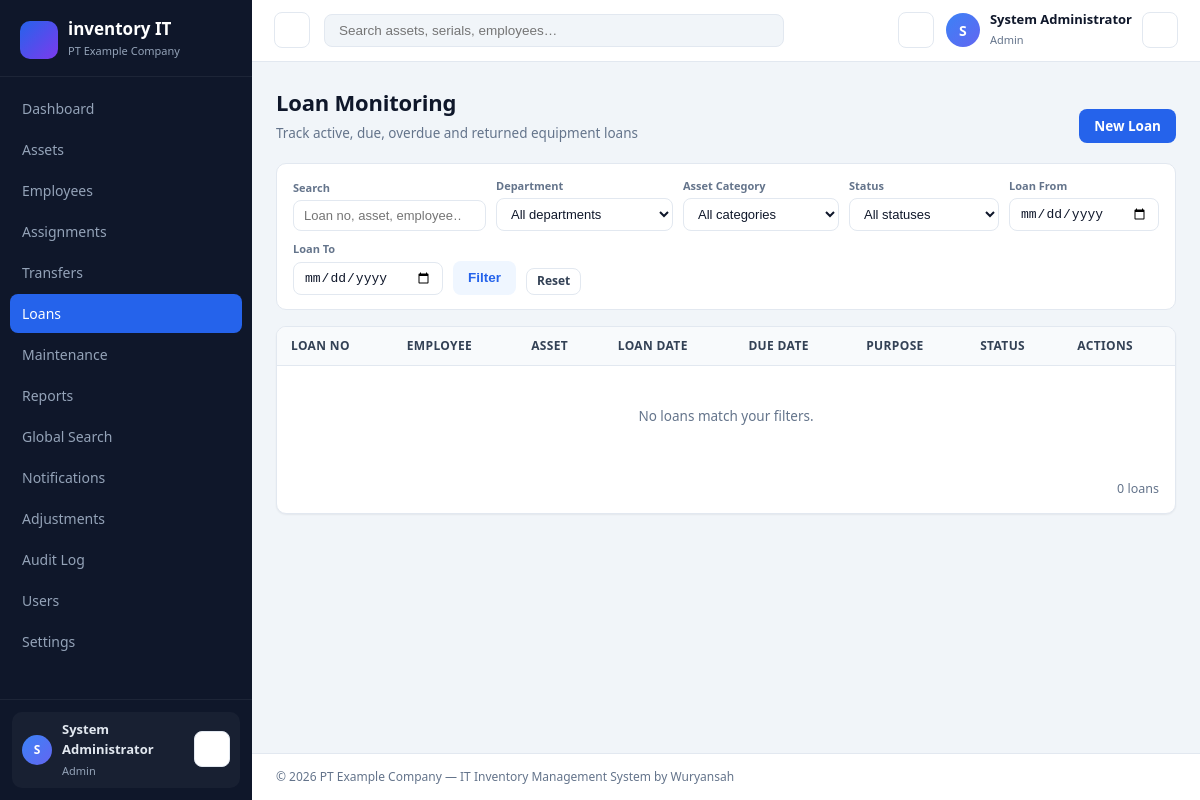
Page /index.php/loans (signed in) on the committed database.
### tables this page shows
CREATE TABLE IF NOT EXISTS `settings` (
  `id` INT UNSIGNED NOT NULL AUTO_INCREMENT,
  `key` VARCHAR(100) NOT NULL,
  `value` TEXT NULL,
  `created_at` DATETIME NOT NULL,
  `updated_at` DATETIME NULL,
  PRIMARY KEY (`id`),
  UNIQUE KEY `uq_settings_key` (`key`)
);

CREATE TABLE IF NOT EXISTS `users` (
  `id` INT UNSIGNED NOT NULL AUTO_INCREMENT,
  `name` VARCHAR(100) NOT NULL,
  `email` VARCHAR(190) NOT NULL,
  `password` VARCHAR(255) NOT NULL,
  `role` ENUM('admin','staff','employee') NOT NULL DEFAULT 'staff',
  `employee_id` INT UNSIGNED NULL,
  `is_active` TINYINT(1) NOT NULL DEFAULT 1,
  `last_login_at` DATETIME NULL,
  `created_at` DATETIME NOT NULL,
  `updated_at` DATETIME NULL,
  PRIMARY KEY (`id`),
  UNIQUE KEY `uq_users_email` (`email`)
);

### views/loans/index.php (the view, shortened to what the rows shown need)
<div class="page-head">
    <div>
        <h1 class="page-title">Loan Monitoring</h1>
        <p class="page-desc">Track active, due, overdue and returned equipment loans</p>
    </div>
    <div class="page-actions">
        <a class="btn btn-primary" href="<?= url('/loans/create') ?>"><?= svg_icon('plus') ?> New Loan</a>
    </div>
</div>
<form class="filter-bar" method="get" action="<?= url('/loans') ?>">
    <div class="filter-item" style="flex:1; min-width:180px;">
        <label>Search</label>
        <input class="input" type="search" name="q" value="<?= e($filters['q'] ?? '') ?>" placeholder="Loan no, asset, employee…">
    </div>
    <div class="filter-item">
        <label>Department</label>
        <select class="select" name="department">
            <option value="">All departments</option>
        </select>
    </div>
    <div class="filter-item">
        <label>Asset Category</label>
        <select class="select" name="category">
            <option value="">All categories</option>
        </select>
    </div>
    <div class="filter-item">
        <label>Status</label>
        <select class="select" name="status">
            <option value="">All statuses</option>
        </select>
    </div>
    <div class="filter-item">
        <label>Loan From</label>
        <input class="input" type="date" name="from" value="<?= e($filters['from'] ?? '') ?>">
    </div>
    <div class="filter-item">
        <label>Loan To</label>
        <input class="input" type="date" name="to" value="<?= e($filters['to'] ?? '') ?>">
    </div>
    <button class="btn btn-soft"><?= svg_icon('search') ?> Filter</button>
    <a class="btn btn-sm btn-outline" href="<?= url('/loans') ?>">Reset</a>
</form>
<div class="card table-card">
    <div class="table-wrap">
        <table class="table">
            <thead>
                <tr><th>Loan No</th><th>Employee</th><th>Asset</th><th>Loan Date</th><th>Due Date</th><th>Purpose</th><th>Status</th><th class="text-right">Actions</th></tr>
            </thead>
            <tbody>
            <?php if (!$list): ?>
                <tr><td colspan="8" class="table-empty">No loans match your filters.</td></tr>
            <?php endif; ?>
            </tbody>
        </table>
    </div>
    <div class="pagination">
        <?php
        $page = (int)$pagination['page']; $last = (int)$pagination['lastPage'];
        $mk = function (int $p) {
            $q = $_GET; unset($q['page']);
            if ($p > 1) $q['page'] = $p;
            return url('/loans') . ($q ? '?' . http_build_query($q) : '');
        };
        if ($last > 1): ?>
            <a class="page-link <?= $page <= 1 ? 'disabled' : '' ?>" href="<?= e($mk($page - 1)) ?>">‹</a>
            <?php for ($i = max(1, $page - 2); $i <= min($last, $page + 2); $i++): ?>
                <a class="page-link <?= $i === $page ? 'active' : '' ?>" href="<?= e($mk($i)) ?>"><?= $i ?></a>
            <?php endfor; ?>
            <a class="page-link <?= $page >= $last ? 'disabled' : '' ?>" href="<?= e($mk($page + 1)) ?>">›</a>
            <span class="pagination-info">Page <?= $page ?> of <?= $last ?> · <?= $pagination['total'] ?> loans</span>
        <?php else: ?>
            <span class="pagination-info"><?= $pagination['total'] ?> loans</span>
        <?php endif; ?>
    </div>
</div>

### app/Core/Router.php (shortened to what the rows shown need)
<?php
class Router
{
    private Request $request;
    private array $routes = [];
    public function __construct(Request $request)
    {
        $this->request = $request;
    }
    public function add(string $methods, string $pattern, string $handler, string $roles = 'auth'): void
    {
        $this->routes[] = compact('methods', 'pattern', 'handler', 'roles');
    }
    public function dispatch(): void
    {
        $uri = $this->request->uri;
        foreach ($this->routes as $route) {
            $allowedMethod = in_array($this->request->method, explode('|', $route['methods']), true);
            if (!$allowedMethod || !$this->match($route['pattern'], $uri)) {
                continue;
            }
            [$controller, $method] = explode('@', $route['handler']);
            Middleware::authorize($route['roles']);
            $instance = new $class();
            $reflection = new \ReflectionMethod($instance, $method);
            $args = [];
            foreach ($reflection->getParameters() as $i => $param) {
                $type = $param->getType();
                if ($type && !$type->isBuiltin() && $type->getName() === Request::class) {
                    $args[] = $this->request;
                    continue;
                }
            }
            $instance->{$method}(...$args);
            return;
        }
    }
    private function match(string $pattern, string $uri): bool
    {
        return (bool)preg_match($this->toRegex($pattern), $uri);
    }
    private function toRegex(string $pattern): string
    {
        $regex = preg_replace('#\{([a-zA-Z_][a-zA-Z0-9_]*)\}#', '(?P<$1>[^/]+)', $pattern);
        return '#^' . $regex . '$#';
    }
}

### views/layouts/app.php (shortened to what the rows shown need)
<!DOCTYPE html>
<html lang="en">
<head>
    <link rel="stylesheet" href="<?= asset_url('css/app.css') ?>">
</head>
<body>
<?php
$nav = [];
if (Auth::role() !== 'employee') {
    $nav[] = ['href' => '/', 'label' => 'Dashboard', 'icon' => 'home', 'module' => 'dashboard'];
} else {
    $nav[] = ['href' => '/my-assets', 'label' => 'My Equipment', 'icon' => 'package-check', 'module' => 'my-assets'];
}
if (Auth::isStaff()) {
    $nav[] = ['href' => '/assets', 'label' => 'Assets', 'icon' => 'box', 'module' => 'assets'];
    $nav[] = ['href' => '/employees', 'label' => 'Employees', 'icon' => 'users', 'module' => 'employees'];
    $nav[] = ['href' => '/assignments', 'label' => 'Assignments', 'icon' => 'user-check', 'module' => 'assignments'];
    $nav[] = ['href' => '/transfers', 'label' => 'Transfers', 'icon' => 'arrow-swap', 'module' => 'transfers'];
    $nav[] = ['href' => '/loans', 'label' => 'Loans', 'icon' => 'clock', 'module' => 'loans'];
    $nav[] = ['href' => '/maintenance', 'label' => 'Maintenance', 'icon' => 'wrench', 'module' => 'maintenance'];
    $nav[] = ['href' => '/reports', 'label' => 'Reports', 'icon' => 'chart', 'module' => 'reports'];
    $nav[] = ['href' => '/search', 'label' => 'Global Search', 'icon' => 'search', 'module' => 'search'];
}
$nav[] = ['href' => '/notifications', 'label' => 'Notifications', 'icon' => 'bell', 'module' => 'notifications'];
if (Auth::isAdmin()) {
    $nav[] = ['href' => '/adjustments', 'label' => 'Adjustments', 'icon' => 'sliders', 'module' => 'adjustments'];
    $nav[] = ['href' => '/audit', 'label' => 'Audit Log', 'icon' => 'shield', 'module' => 'audit'];
    $nav[] = ['href' => '/users', 'label' => 'Users', 'icon' => 'users', 'module' => 'users'];
    $nav[] = ['href' => '/settings', 'label' => 'Settings', 'icon' => 'settings', 'module' => 'settings'];
}
$user = $currentUser ?? Auth::user();
$unread = \App\Models\Notification::unreadCount();
$isStaff = Auth::isStaff();
?>
<div class="layout">
    <aside class="sidebar" id="sidebar">
        <div class="sidebar-brand">
            <span class="brand-mark"><?= svg_icon('box') ?></span>
            <div>
                <strong>inventory IT</strong>
                <small><?= e(setting('company_name', 'Inventory')) ?></small>
            </div>
        </div>
        <nav class="sidebar-nav">
            <?php foreach ($nav as $item): ?>
                <a href="<?= url($item['href']) ?>" class="nav-link<?= ($pageModule ?? '') === $item['module'] ? ' active' : '' ?>">
                    <span><?= e($item['label']) ?></span>
                </a>
            <?php endforeach; ?>
        </nav>
        <div class="sidebar-footer">
            <div class="sidebar-user">
                <span class="avatar"><?= e(strtoupper(substr($user['name'] ?? '?', 0, 1))) ?></span>
                <div>
                    <strong><?= e($user['name'] ?? '') ?></strong>
                    <small><?= ucfirst(e($user['role'] ?? '')) ?></small>
                </div>
                <form method="post" action="<?= url('/logout') ?>">
                    <button class="icon-btn" title="Sign out"><?= svg_icon('logout') ?></button>
                </form>
            </div>
        </div>
    </aside>
    <div class="main">
        <header class="topbar">
            <button class="icon-btn menu-toggle" id="menuToggle" aria-label="Toggle menu"><?= svg_icon('menu') ?></button>
            <?php if ($isStaff): ?>
            <form class="topbar-search" method="get" action="<?= url('/search') ?>">
                <input type="search" name="q" placeholder="Search assets, serials, employees…" value="<?= e($_GET['q'] ?? '') ?>">
            </form>
            <?php else: ?>
                <span class="topbar-search-empty"></span>
            <?php endif; ?>
            <div class="topbar-right">
                <a href="<?= url('/notifications') ?>" class="icon-btn bell<?= $unread > 0 ? ' has-dot' : '' ?>" title="Notifications">
                </a>
                <div class="user-menu">
                    <span class="avatar"><?= e(strtoupper(substr($user['name'] ?? '?', 0, 1))) ?></span>
                    <div class="user-meta">
                        <strong><?= e($user['name'] ?? '') ?></strong>
                        <small><?= ucfirst(e($user['role'] ?? '')) ?></small>
                    </div>
                    <a class="icon-btn" href="<?= url('/profile') ?>" title="My profile"><?= svg_icon('settings') ?></a>
                </div>
            </div>
        </header>
        <main class="content">
            <?= $content ?>
        </main>
        <footer class="footer">
            © <?= date('Y') ?> <?= e(setting('company_name', 'invIT')) ?> — IT Inventory Management System by Wuryansah
        </footer>
    </div>
</div>
</body>
</html>

### rows in the picture
settings: value "PT Example Company"
users: name "S", name "System Administrator", role "Admin"

### other values in the picture
$item['label'] "Dashboard"
$item['label'] "Assets"
$item['label'] "Employees"
$item['label'] "Assignments"
$item['label'] "Transfers"
$item['label'] "Loans"
$item['label'] "Maintenance"
$item['label'] "Reports"
$item['label'] "Global Search"
$item['label'] "Notifications"
$item['label'] "Adjustments"
$item['label'] "Audit Log"
$item['label'] "Users"
$item['label'] "Settings"
$pagination['total'] "0"
